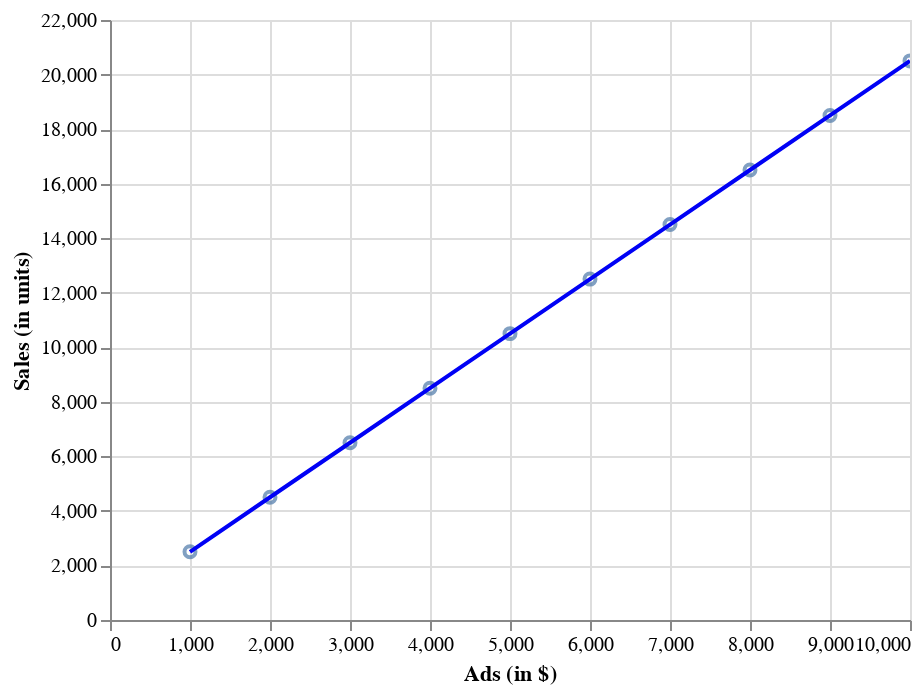

Notebook cell for this chart:
### Markdown cell above
Visualize predictions as a line

### Code cell
line = alt.Chart(df).mark_line().encode(
         alt.X('ads', axis=alt.Axis(title='Ads (in $)')),
         alt.Y('sales_prediction', axis=alt.Axis(title="Sales (in units)")),
         color=alt.value("#0001F5"))

chart + line

### Figure 1 — Vega-Lite specification as saved in the notebook (floating-point values rounded to 4 significant figures)
{"config": {"view": {"continuousWidth": 400, "continuousHeight": 300}}, "layer": [{"mark": "point", "encoding": {"tooltip": [{"field": "ads", "type": "quantitative"}, {"field": "sales", "type": "quantitative"}], "x": {"axis": {"title": "Ads (in $)"}, "field": "ads", "type": "quantitative"}, "y": {"axis": {"title": "Sales (in units)"}, "field": "sales", "type": "quantitative"}}, "selection": {"selector001": {"type": "interval", "bind": "scales", "encodings": ["x", "y"]}}}, {"mark": "line", "encoding": {"color": {"value": "#0001F5"}, "x": {"axis": {"title": "Ads (in $)"}, "field": "ads", "type": "quantitative"}, "y": {"axis": {"title": "Sales (in units)"}, "field": "sales_prediction", "type": "quantitative"}}}], "data": {"name": "data-740e68a30db367c1dfa83d53d39b1b39"}, "$schema": "https://vega.github.io/schema/vega-lite/v4.17.0.json", "datasets": {"data-740e68a30db367c1dfa83d53d39b1b39": [{"sales": 2500, "ads": 1000, "sales_prediction": 2500}, {"sales": 4500, "ads": 2000, "sales_prediction": 4500}, {"sales": 6500, "ads": 3000, "sales_prediction": 6500}, {"sales": 8500, "ads": 4000, "sales_prediction": 8500}, {"sales": 10500, "ads": 5000, "sales_prediction": 10500}, {"sales": 12500, "ads": 6000, "sales_prediction": 12500}, {"sales": 14500, "ads": 7000, "sales_prediction": 14500}, {"sales": 16500, "ads": 8000, "sales_prediction": 16500}, {"sales": 18500, "ads": 9000, "sales_prediction": 18500}, {"sales": 20500, "ads": 10000, "sales_prediction": 20500}]}}
